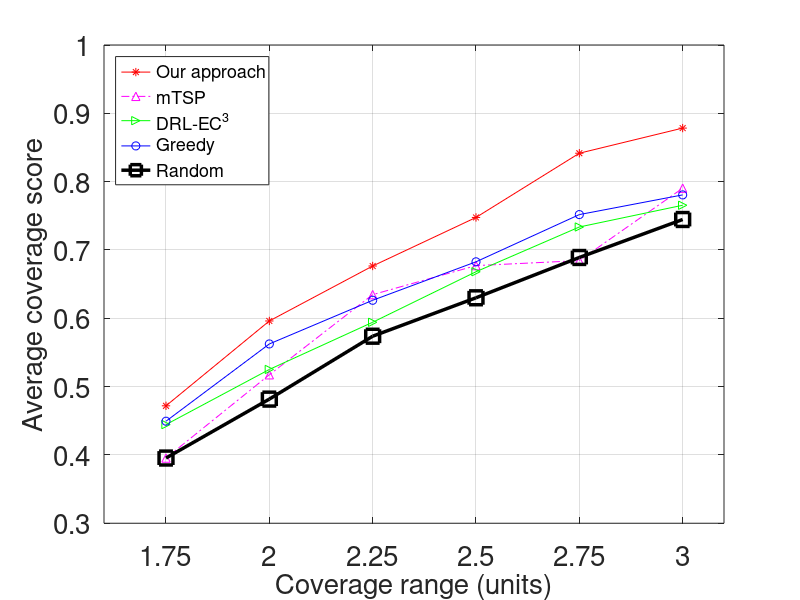

Write MATLAB code to recreate this figure.
clear
figure(1)

coverage_range = 1.75:0.25:3;
centrilized_average_score = [0.444395	0.5251021 0.5941791	0.6680962	0.7336291	0.7654405];
mtsp_average_score = [0.3954 0.5173 0.6346 0.6771 0.6844 0.7904];
distributed_average_score = [
    0.4718818	
    0.5960592
    0.6765214
    0.7475914
    0.8415920
	0.878381
];
greedy_average_score=[0.4493273999999999
	0.562437
	0.6263476
	0.6826548000000001
	0.7517704
    0.7806045999999999
];
ramdom_average_score=[0.39542980000000005
	0.4816898
	0.5737418000000001
	0.6299956
	0.688991
	0.7445887999999999
];
plot(coverage_range,distributed_average_score,'r-*',coverage_range, mtsp_average_score, 'm-.^', coverage_range,centrilized_average_score,'g->',coverage_range,greedy_average_score,'b-o',coverage_range,ramdom_average_score,'k-s','Linewidth',2.5,'markersize',10)

xlim([1.6,3.1])
ylim([0.3,1])

set(gca,'xtick', (1.5:0.25:3.25),'fontsize',20)
set(gca,'ytick', (0.3:0.1:1),'fontsize',20)

legend({'Our approach','mTSP','DRL-EC^3','Greedy','Random'},'location','NorthWest','fontsize',13)

xlabel('Coverage range (units)','fontsize',20)
ylabel('Average coverage score','fontsize',20)
grid on;
saveas(gcf,'cov_score.pdf')

